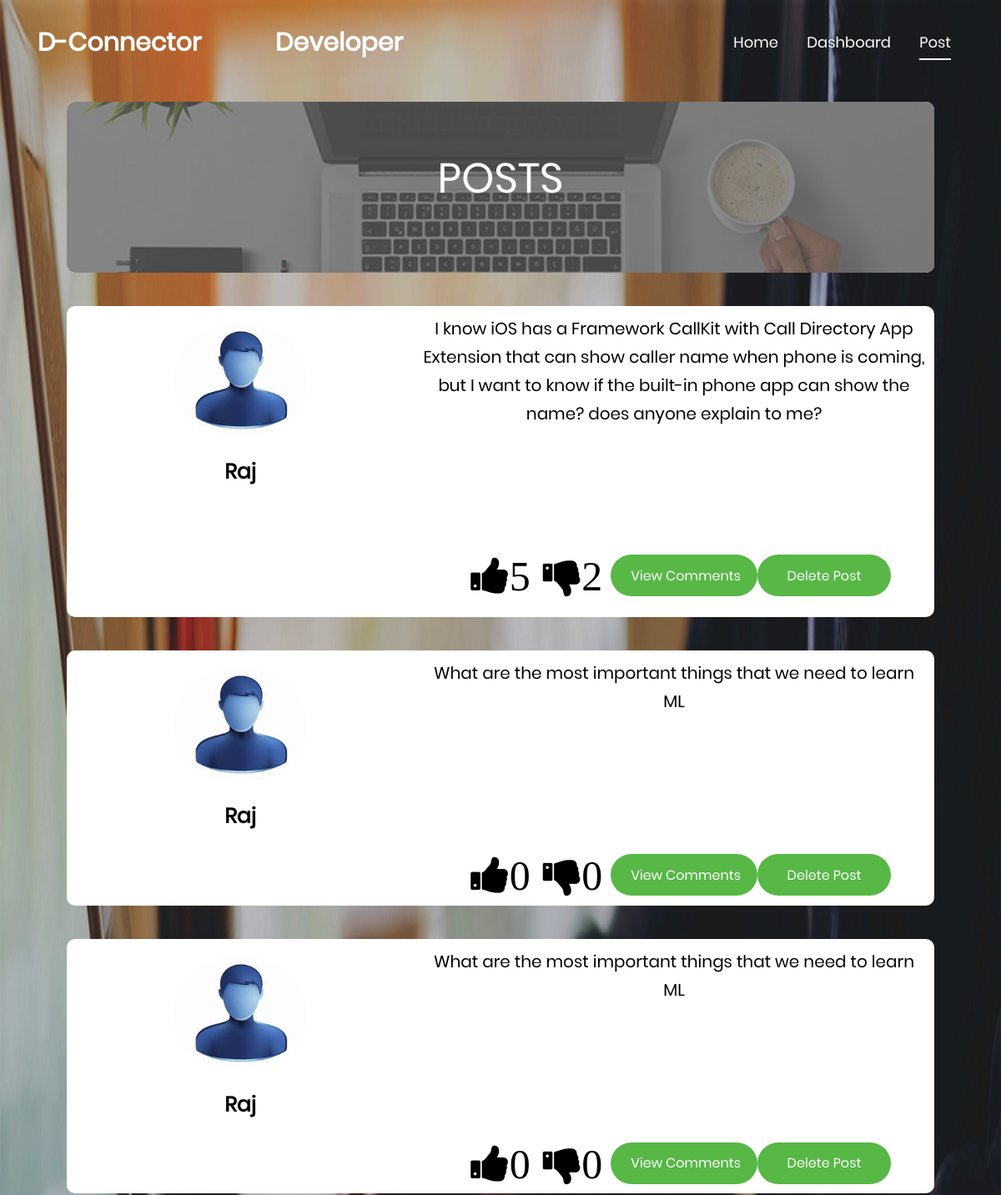
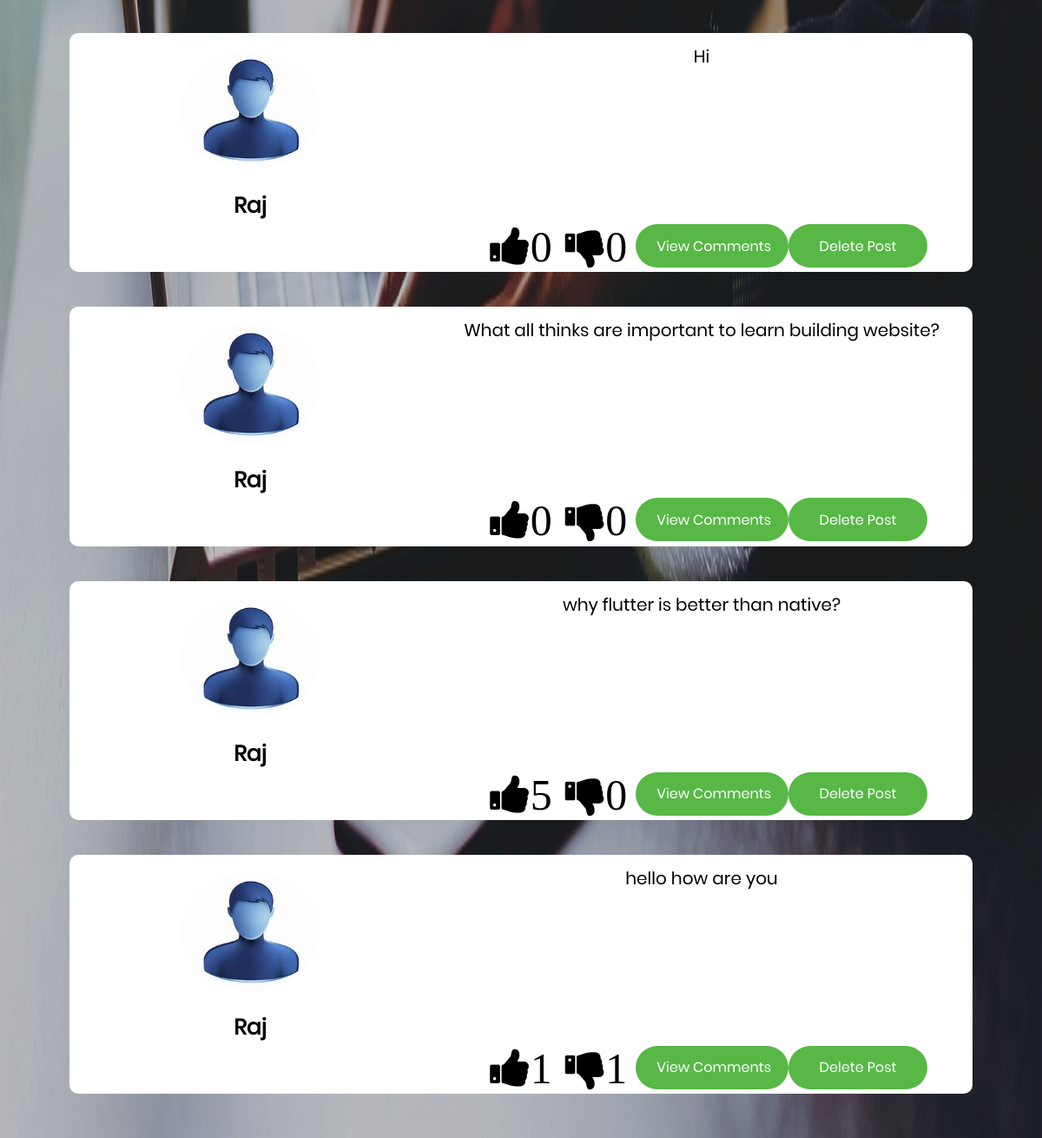
The page /show_post.php?user_id=1 on the database its author committed (2 pictures, top to bottom).
### tables this page shows
CREATE TABLE `post` (
  `User_Id` int(6) NOT NULL,
  `Post_Id` int(11) NOT NULL,
  `Post_Description` varchar(10000) NOT NULL,
  `Post_Up_Votes` int(6) NOT NULL,
  `Post_Down_Votes` int(6) NOT NULL
);

CREATE TABLE `profile` (
  `User_Id` int(11) NOT NULL,
  `Name` varchar(20) NOT NULL,
  `Status` varchar(20) NOT NULL,
  `Company_Name` varchar(40) NOT NULL,
  `Comapny_Website` varchar(40) NOT NULL,
  `City` varchar(30) NOT NULL,
  `State` varchar(30) NOT NULL,
  `Skills` varchar(100) NOT NULL,
  `About_You` varchar(300) NOT NULL,
  `LinkedIn_Profile` varchar(50) NOT NULL,
  `Github_Profile` varchar(50) NOT NULL
);

### show_post.php (the view, shortened to what this page needs)
<?php
    $servername="localhost";
        $username="root";
        $password="";
        $database="admin";
        $con= new mysqli($servername,$username,$password,$database);
?>
<!DOCTYPE html>
<html lang="en">
<head>
	<link rel="stylesheet" type="text/css" href="l_vendor/bootstrap/css/bootstrap.min.css">
	<link rel="stylesheet" type="text/css" href="l_fonts/font-awesome-4.7.0/css/font-awesome.min.css">
	<link rel="stylesheet" type="text/css" href="l_fonts/Linearicons-Free-v1.0.0/icon-font.min.css">
	<link rel="stylesheet" type="text/css" href="l_vendor/animate/animate.css">
	<link rel="stylesheet" type="text/css" href="l_vendor/css-hamburgers/hamburgers.min.css">
	<link rel="stylesheet" type="text/css" href="l_vendor/animsition/css/animsition.min.css">
	<link rel="stylesheet" type="text/css" href="l_vendor/select2/select2.min.css">
	<link rel="stylesheet" type="text/css" href="l_vendor/daterangepicker/daterangepicker.css">
	<link rel="stylesheet" type="text/css" href="l_css/util.css">
    <link rel="stylesheet" type="text/css" href="l_css/main.css">
    <link rel="stylesheet" href="https://cdnjs.cloudflare.com/ajax/libs/font-awesome/4.7.0/css/font-awesome.min.css">
    <link rel="stylesheet" href="fonts/icomoon/style.css">
    <link rel="stylesheet" href="fonts/brand/style.css">
    <link rel="stylesheet" href="css/bootstrap.min.css">
    <link rel="stylesheet" href="css/bootstrap-datepicker.css">
    <link rel="stylesheet" href="css/jquery.fancybox.min.css">
    <link rel="stylesheet" href="css/owl.carousel.min.css">
    <link rel="stylesheet" href="css/owl.theme.default.min.css">
    <link rel="stylesheet" href="css/aos.css">
    <link rel="stylesheet" href="css/style.css">
</head>
<body style="background-image: url('images/bj.jpg');
   background-repeat: no-repeat;
  background-attachment: fixed;
  background-size: 100% 100%;">
    <div class="site-wrap" id="home-section">
      <header class="site-navbar light site-navbar-target" role="banner">
        <div class="container">
          <div class="row align-items-center position-relative">
            <div class="col-3">
              <div class="site-logo">
                <a href="home.php" style="font-size:30px;"><strong>D-Connector</strong></a>
              </div>
            </div>
            <div class="col-3">
              <div class="site-logo">
                <a href="developers.php" style="font-size:30px;"><strong>Developer</strong></a>
              </div>
            </div>
            <div class="col-6  text-right">
              <nav class="site-navigation text-right ml-auto d-none d-lg-block" role="navigation">
                <ul class="site-menu main-menu js-clone-nav ml-auto ">
                  <li><a href="home.php" class="nav-link" style="font-size:18px;"><strong>Home</strong></a></li>
                  <li><a href="dashboard.php" class="nav-link" style="font-size:18px;"><strong>Dashboard</strong></a></li>
                  <li class="active"><a href="home.php" class="nav-link" style="font-size:18px;"><strong>Post</strong></a></li>
                </ul>
              </nav>
            </div>
            <br><br>
        </div>
<div class="limiter">
		<div class="container-login100"
         style="background-image: url('images/bj.jpg');background-repeat: no-repeat;
                background-attachment: fixed;
                background-size: 100% 100%;">
            <div  style=" width:100%;
            margin:20px;background: #fff;
            border-radius: 10px;
            overflow: hidden;
            position: relative;">
				<div class="login100-form-title" style="background-image: url(l_images/bg-01.jpg);" >
					<span class="login100-form-title-1">
                        <p style="font-size:50px; color:white">Posts</p>
					</span>
                </div>
            </div>
            <?php
              $sql="SELECT * FROM `post` where User_Id=".$_GET['user_id']." order by `Post_Id` DESC";
              $result=$con->query($sql);
              if($result->num_rows>0){
                while($rows=$result->fetch_assoc()){
                  $path='';
                  $target_dir ="Profile pics\\";
                  $files = glob($target_dir.$rows["User_Id"].".*", GLOB_BRACE);
                  if(empty($files)){
                  $path="Profile pics\\".'user.jpg';
                  }
                  else{
                    $path=$files[0];
                  }
                  echo '<div style=" width:100%;
                  margin:20px;background: #fff;
                  border-radius: 10px;
                  overflow: hidden;
                  position: relative;">
                            <div style="width:40%; color:pink; float:left;">
                                <img src="'.$path.'" alt="User Profile" ';
                               echo 'style="  display: block;
                                        margin-left: auto;
                                        margin-right: auto;
                                        border-radius: 50%;
                                        width:200px;
                                        padding:20px;">
                                <p style="display: block;
                                        margin: auto;
                                        text-align:center;
                                        font-size:25px;
                                        font-weight:1000;
                                        color:black;"
                                        >';
                                        $sql1="select Name from profile where User_Id=".$rows['User_Id'];
                                            $result1=$con->query($sql1);
                                            if ($result1->num_rows>0) {
                                                while ($rowss=$result1->fetch_assoc()) {
                                                    echo $rowss['Name'];
                                                }
                                            }
                        echo '</p>
                                <br><br>
                            </div>';
                        echo '<div style="width:60%; color:pink; float:left;">
                        <p style="text-align:center;
                                    font-size:20px;
                                    font-weight:100px;
                                    color:black;
                                    margin:10px"> <strong><bold>';
                        echo $rows['Post_Description'];
                        echo '</bold></strong></p>
                        <br><br><br><br>';
                        echo '<div style="position: absolute;
                        top: 80%;
                        right: 5%;"><div  class="container-login100-form-btn"
                            style="justify-content: center;">
                            <i onclick="upVotes('.$rows['Post_Id'].')"
                                class="fa fa-thumbs-up"
                                id="up_vote"
                                style="color:black;
                                        font-size: 50px;
                                        cursor: pointer;
                                        user-select: none;
                                        justify-content: center;
                                        margin-left:5px;
                                        margin-right:10px;">';
                                        echo $rows['Post_Up_Votes'];
                                        echo '</i>
                            <i onclick="downVotes"
                            class="fa fa-thumbs-down"
                            style="color:black;
                                        font-size: 50px;
                                        cursor: pointer;
                                        user-select: none;
                                        justify-content: center;
                                        margin-left:5px;
                                        margin-right:10px;">';
                                        echo $rows['Post_Down_Votes'];
                                        echo'</i>
                            <form  action="show_comments.php?post_id='.$rows["Post_Id"].'" method="Post">
                            <input type="submit" class="login100-form-btn"
                                value=" View Comments"
                                name="post_id"
                                id="post_id">
                            </form><br><br>
                            <form  action="delete_post.php?post_id='.$rows["Post_Id"].'" method="Post">
                            <input type="submit" class="login100-form-btn"
                                value="Delete Post"
                                name="post_id"
                                id="post_id">
                            </form>
                        </div> </div>
                        <br><br><br><br>
                        </div>
                        <br><br><br><br>
                        </div>';
                }
              }
            ?>
	</div>
</header>
 </div>
  </body>
</html>

### l_css/main.css (style rules this page uses)
* { margin: 0px; padding: 0px; box-sizing: border-box; }
body, html { height: 100%; font-family: Poppins-Regular, sans-serif; }
a { font-family: Poppins-Regular; font-size: 14px; line-height: 1.7; color: #666666; margin: 0px; transition: all 0.4s; -webkit-transition: all 0.4s; -o-transition: all 0.4s; -moz-transition: all 0.4s; }
p { font-family: Poppins-Regular; font-size: 14px; line-height: 1.7; color: #666666; margin: 0px; }
ul, li { margin: 0px; list-style-type: none; }
input { outline: none; border: none; }
.limiter { width: 100%; margin: 0 auto; }
.container-login100 { width: 100%; min-height: 100vh; display: -webkit-box; display: -webkit-flex; display: -moz-box; display: -ms-flexbox; display: flex; flex-wrap: wrap; justify-content: center; align-items: center; padding: 15px; background: #ebeeef; }
.login100-form-title { width: 100%; position: relative; z-index: 1; display: -webkit-box; display: -webkit-flex; display: -moz-box; display: -ms-flexbox; display: flex; flex-wrap: wrap; flex-direction: column; align-items: center; background-repeat: no-repeat; background-size: cover; background-position: center; padding: 50px 15px 54px 15px; }
.login100-form-title-1 { font-family: Poppins-Bold; font-size: 30px; color: #fff; text-transform: uppercase; line-height: 1.2; text-align: center; }
.login100-form-title::before { content: ""; display: block; position: absolute; z-index: -1; width: 100%; height: 100%; top: 0; left: 0; background-color: rgba(95,95,95,0.7); }
.container-login100-form-btn { width: 100%; display: -webkit-box; display: -webkit-flex; display: -moz-box; display: -ms-flexbox; display: flex; flex-wrap: wrap; }
.login100-form-btn { display: -webkit-box; display: -webkit-flex; display: -moz-box; display: -ms-flexbox; display: flex; justify-content: center; align-items: center; padding: 0 20px; min-width: 160px; height: 50px; background-color: #57b846; border-radius: 25px; font-family: Poppins-Regular; font-size: 16px; color: #fff; line-height: 1.2; -webkit-transition: all 0.4s; -o-transition: all 0.4s; -moz-transition: all 0.4s; transition: all 0.4s; }

### css/style.css (style rules this page uses)
html { overflow-x: hidden; }
body { line-height: 1.7; color: #364d59 !important; font-weight: 300; font-size: 1rem; background: #fff; }
a { -webkit-transition: .3s all ease; -o-transition: .3s all ease; transition: .3s all ease; text-decoration: none; }
.site-navbar { margin-bottom: 0px; z-index: 9; position: absolute; top: 0; width: 100%; padding: 1rem; }
.site-navbar .site-logo { margin: 0; padding: 0; font-size: 1.7rem; }
.site-navbar .site-logo strong { font-weight: 900; }
.site-navbar .site-logo a { color: #000; }
.site-navbar .site-navigation .site-menu { margin: 0; padding: 0; margin-bottom: 0; }
.site-navbar .site-navigation .site-menu .active { color: #0779e4 !important; }
.site-navbar .site-navigation .site-menu a { text-decoration: none !important; display: inline-block; }
.site-navbar .site-navigation .site-menu > li { display: inline-block; }
.site-navbar .site-navigation .site-menu > li > a { margin-left: 15px; margin-right: 15px; padding: 20px 0px; color: rgba(0, 0, 0, 0.7); display: inline-block; text-decoration: none !important; }
.site-navbar .site-navigation .site-menu > li.active > a { color: #fff; position: relative; }
.site-navbar .site-navigation .site-menu > li.active > a:before { content: ""; position: absolute; bottom: 15px; left: 0; right: 0; height: 2px; background: #fff; }
.site-navbar.light a { color: #fff; }
.site-navbar.light .site-menu li a { color: #fff; }

### rows shown on the page
post: Post_Description "I know iOS has a Framework CallKit with Call Directory App Extension that can show caller name when phone is coming, but I want to know if the built-in phone app can show the name? does anyone explain to me?", Post_Up_Votes "5", Post_Down_Votes "2"
profile: Name "Raj"
post: Post_Description "What are the most important things that we need to learn ML", Post_Up_Votes "0", Post_Down_Votes "0"
post: Post_Description "What are the most important things that we need to learn ML", Post_Up_Votes "0", Post_Down_Votes "0"
post: Post_Description "Hi", Post_Up_Votes "0", Post_Down_Votes "0"
post: Post_Description "What all thinks are important to learn building website?", Post_Up_Votes "0", Post_Down_Votes "0"
post: Post_Description "why flutter is better than native?", Post_Up_Votes "5", Post_Down_Votes "0"
post: Post_Description "hello how are you", Post_Up_Votes "1", Post_Down_Votes "1"
